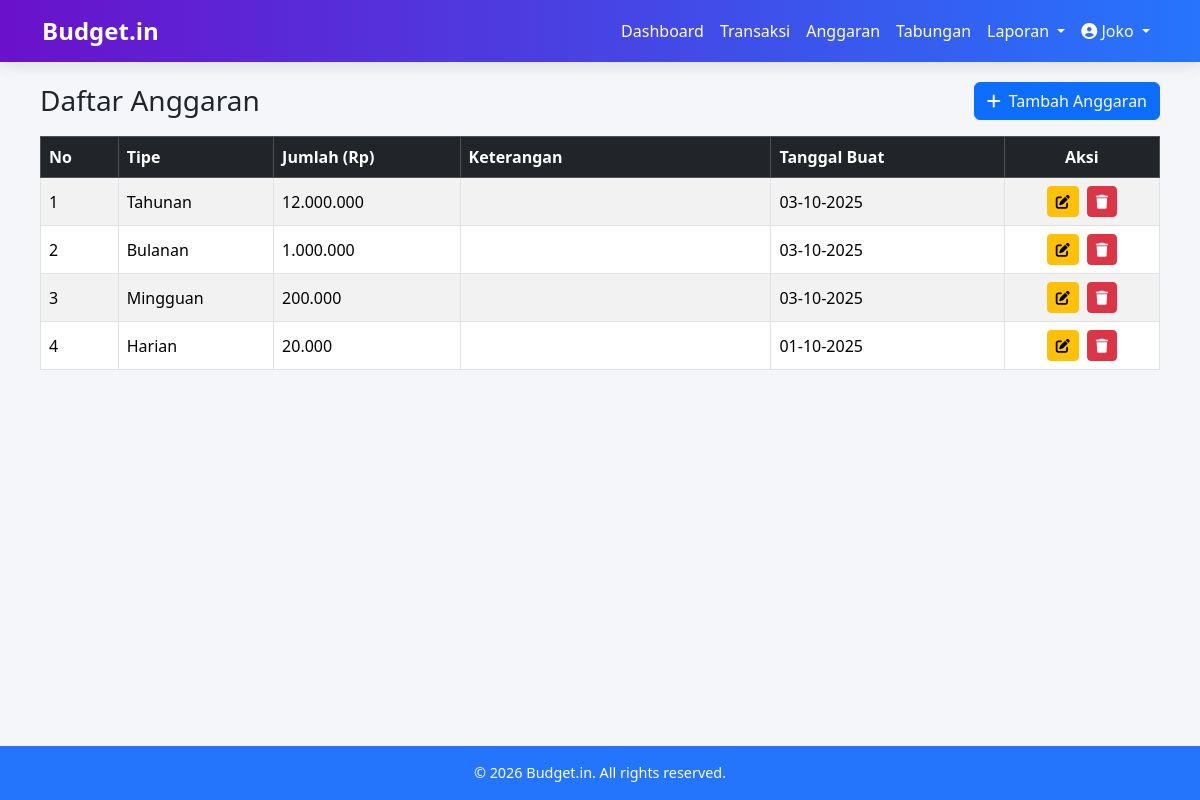
/public/anggaran/index.php (signed in), run on the app's committed database.
### tables this page shows
CREATE TABLE IF NOT EXISTS `anggaran` (
  `id` int NOT NULL AUTO_INCREMENT,
  `id_mahasiswa` int NOT NULL,
  `tipe` enum('Harian','Mingguan','Bulanan','Tahunan') NOT NULL,
  `jumlah` decimal(15,2) NOT NULL,
  `keterangan` varchar(255) DEFAULT NULL,
  `tanggal_buat` timestamp NOT NULL DEFAULT CURRENT_TIMESTAMP,
  PRIMARY KEY (`id`),
  KEY `id_mahasiswa` (`id_mahasiswa`),
  CONSTRAINT `anggaran_ibfk_1` FOREIGN KEY (`id_mahasiswa`) REFERENCES `mahasiswa` (`id_mahasiswa`) ON DELETE CASCADE
);

### includes/functions.php (called while the page is built, shortened)
<?php
function e($str) {
    return htmlspecialchars((string)$str, ENT_QUOTES | ENT_SUBSTITUTE, 'UTF-8');
}

### public/anggaran/index.php (the view, shortened to what this page needs)
<?php
require_once __DIR__ . '/../../includes/functions.php';
include __DIR__ . '/../../includes/header.php';
$id_mahasiswa = $_SESSION['user_id'];
$stmt = $pdo->prepare("SELECT * FROM anggaran WHERE id_mahasiswa = ? ORDER BY tanggal_buat DESC");
$stmt->execute([$id_mahasiswa]);
$anggarans = $stmt->fetchAll(PDO::FETCH_ASSOC);
?>
<div class="d-flex justify-content-between align-items-center mb-3">
    <h3 class="mb-0">Daftar Anggaran</h3>
    <a href="tambah.php" class="btn btn-primary d-flex align-items-center justify-content-center">
        <i class="fa fa-plus"></i>
        <span class="d-none d-sm-inline ms-2">Tambah Anggaran</span>
    </a>
</div>
<div class="table-responsive">
    <table class="table table-striped table-bordered align-middle">
        <thead class="table-dark">
            <tr>
                <th style="min-width:50px">No</th>
                <th style="min-width:100px">Tipe</th>
                <th style="min-width:120px">Jumlah (Rp)</th>
                <th style="min-width:200px">Keterangan</th>
                <th style="min-width:150px">Tanggal Buat</th>
                <th style="min-width:100px" class="text-center">Aksi</th>
            </tr>
        </thead>
        <tbody>
            <?php if (empty($anggarans)): ?>
                <tr>
                    <td colspan="6" class="text-center">Belum ada anggaran</td>
                </tr>
            <?php else: ?>
                <?php foreach ($anggarans as $i => $a): ?>
                <tr>
                    <td><?= $i+1 ?></td>
                    <td><?= e($a['tipe']) ?></td>
                    <td><?= number_format($a['jumlah'],0,',','.') ?></td>
                    <td class="text-wrap" style="white-space: normal; word-break: break-word;">
                    </td>
                    <td class="text-wrap" style="white-space: normal; word-break: break-word;">
                        <?= date('d-m-Y', strtotime($a['tanggal_buat'])) ?>
                    </td>
                    <td class="text-center">
                        <div class="d-flex justify-content-center gap-2">
                            <a href="edit.php?id=<?= $a['id'] ?>" class="btn btn-sm btn-warning">
                                <i class="fa fa-edit"></i>
                            </a>
                            <a href="hapus.php?id=<?= $a['id'] ?>" class="btn btn-sm btn-danger" onclick="return confirm('Yakin hapus anggaran ini?')">
                                <i class="fa fa-trash"></i>
                            </a>
                        </div>
                    </td>
                </tr>
                <?php endforeach; ?>
            <?php endif; ?>
        </tbody>
    </table>
</div>
<?php include __DIR__ . '/../../includes/footer.php'; ?>

### includes/header.php (style rules this page uses)
html, body { height: 100%; margin: 0; }
body { display: flex; flex-direction: column; font-family: 'Segoe UI', sans-serif; background: #f5f6fa; }

### data on the page
anggaran: tipe "Tahunan", jumlah "12.000.000", tanggal_buat "03-10-2025"
anggaran: tipe "Bulanan", jumlah "1.000.000", tanggal_buat "03-10-2025"
anggaran: tipe "Mingguan", jumlah "200.000", tanggal_buat "03-10-2025"
anggaran: tipe "Harian", jumlah "20.000", tanggal_buat "01-10-2025"

### other printed values
$_SESSION['user_name'] "Joko"
